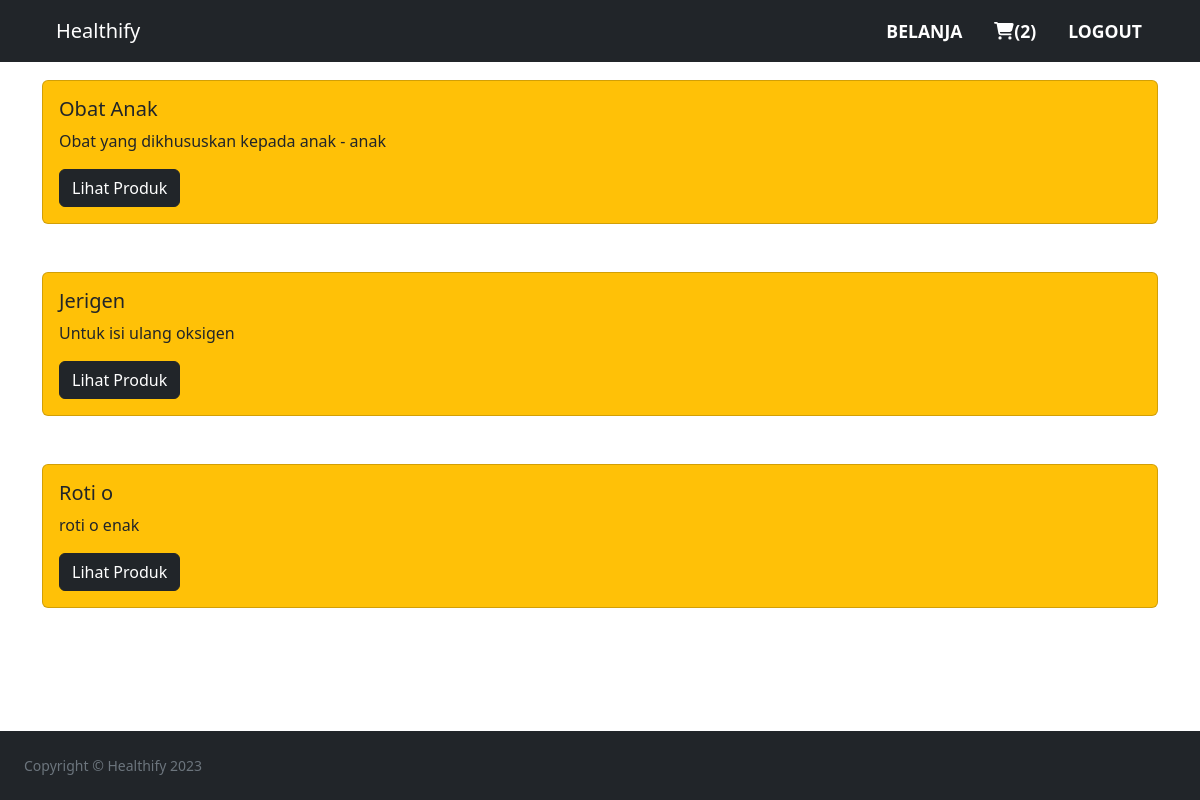
Page /categories.php (signed in) on the committed database.
### tables this page shows
CREATE TABLE `categories` (
  `category_id` int(12) NOT NULL,
  `category_name` varchar(255) NOT NULL,
  `description` text NOT NULL
);

### categories.php (the view, shortened to what this page needs)
<?php include("includes/header.php"); ?>
<?php include("includes/navbar.php"); ?>
<?php
    $query = "SELECT * FROM `categories`";
    $result = mysqli_query($conn, $query) or die(mysqli_error($conn));
?>
<div class="container py-5">
	<div class="py-3">
		<?php
			foreach ($result as $row){
				echo "<div class='card mt-3 mb-5 bg-warning'><div class='card-body'>
					<h5 class='card-title'>${row['category_name']}</h5>
					<p class='card-text'>${row['description']}</p>
					<a href='product.php?category=${row['category_name']}' class='btn btn-dark'>Lihat Produk</a>
				</div>
			</div>";
			}
		?>
	</div>
</div>
<?php include( "includes/footer.php" ); ?>

### rows in the picture
categories: category_name "Obat Anak", description "Obat yang dikhususkan kepada anak - anak"
categories: category_name "Jerigen", description "Untuk isi ulang oksigen"
categories: category_name "Roti o", description "roti o enak"

### other values in the picture
$cartCount "2"
